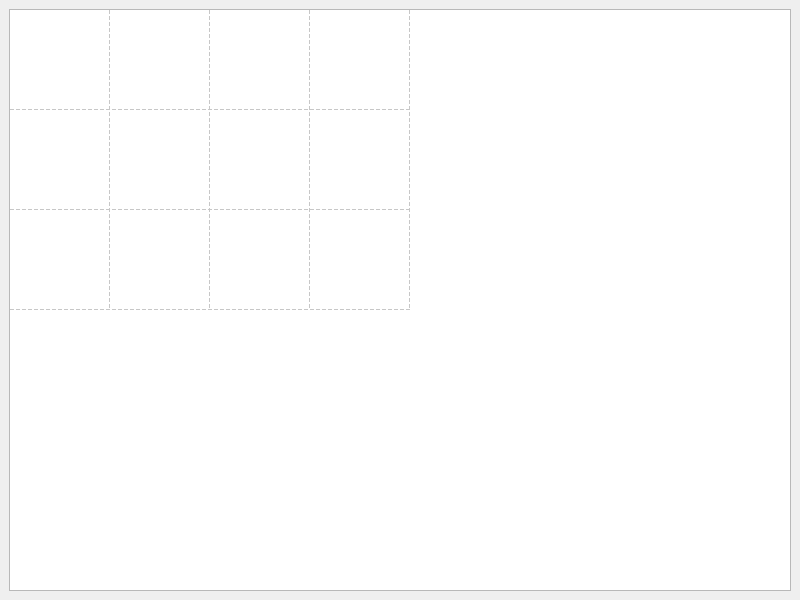
<?xml version="1.0" encoding="UTF-8"?>
<ui version="4.0">
 <class>MainWindow</class>
 <widget class="QMainWindow" name="MainWindow">
  <property name="geometry">
   <rect>
    <x>0</x>
    <y>0</y>
    <width>800</width>
    <height>600</height>
   </rect>
  </property>
  <property name="windowTitle">
   <string>MainWindow</string>
  </property>
  <widget class="QWidget" name="centralwidget">
   <layout class="QGridLayout" name="gridLayout">
    <item row="0" column="0">
     <widget class="QTableWidget" name="tableWidget">
      <property name="gridStyle">
       <enum>Qt::DashLine</enum>
      </property>
      <property name="rowCount">
       <number>3</number>
      </property>
      <property name="columnCount">
       <number>4</number>
      </property>
      <attribute name="horizontalHeaderVisible">
       <bool>false</bool>
      </attribute>
      <attribute name="horizontalHeaderCascadingSectionResizes">
       <bool>true</bool>
      </attribute>
      <attribute name="horizontalHeaderMinimumSectionSize">
       <number>25</number>
      </attribute>
      <attribute name="horizontalHeaderHighlightSections">
       <bool>false</bool>
      </attribute>
      <attribute name="horizontalHeaderShowSortIndicator" stdset="0">
       <bool>false</bool>
      </attribute>
      <attribute name="verticalHeaderVisible">
       <bool>false</bool>
      </attribute>
      <attribute name="verticalHeaderDefaultSectionSize">
       <number>100</number>
      </attribute>
      <row/>
      <row/>
      <row/>
      <column/>
      <column/>
      <column/>
      <column/>
     </widget>
    </item>
   </layout>
  </widget>
 </widget>
 <resources/>
 <connections/>
</ui>
